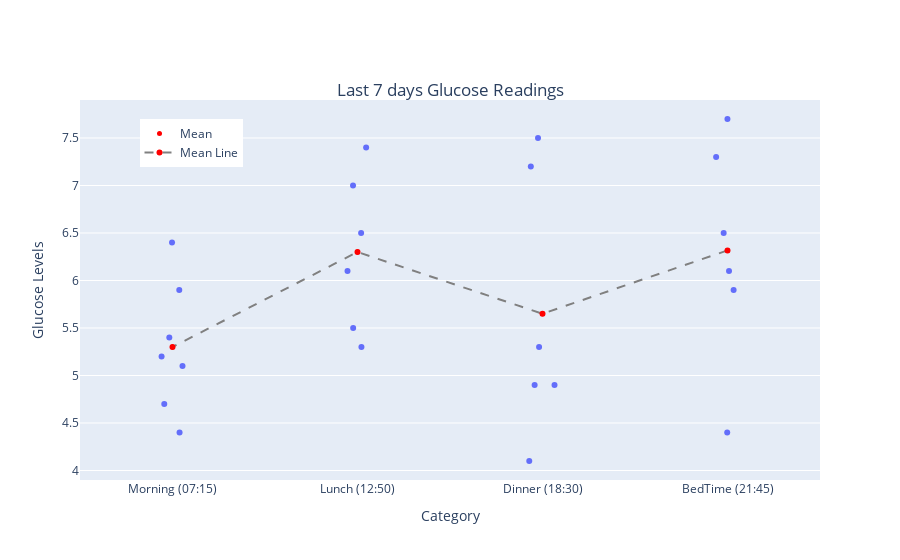

Notebook code for this chart:
### Code cell
# Calculate mean for each category
means = glucose_df_last_week_long.groupby('Category')['Value'].mean().reset_index()

# Create the strip plot
fig = px.strip(glucose_df_last_week_long, x='Category', y='Value',
               title='Last 7 days Glucose Readings')

# Add mean points as red dots
fig.add_trace(go.Scatter(
    x=means['Category'],
    y=means['Value'],
    mode='markers',
    marker=dict(color='red', size=5),
    name='Mean'
))

# Add line connecting mean points
fig.add_trace(go.Scatter(
    x=means['Category'],
    y=means['Value'],
    mode='lines+markers',
    marker=dict(color='red'),
    line=dict(color='grey', dash='dash'),
    name='Mean Line'
))

fig.update_layout(
    title = {'y':0.85,
             'x':0.5,
             'xanchor': 'center',
             'yanchor': 'top'})

# Update layout to change minimum value on y-axis
fig.update_layout(
    yaxis=dict(title='Glucose Levels')  # Set minimum y-axis value to 50
)

# Update layout to move legend position on x-axis
fig.update_layout(
    legend=dict(
        x=0.15,  # Position the legend horizontally at 50% of the plot width
        y=0.95,
        xanchor='center',  # Center alignment of the legend
        yanchor='top'  # Align legend to the top of the plot
    )
)

# Show the plot
fig.show()

### Figure 1 — Plotly figure (JSON) as saved in the notebook; plotly's stock layout.template omitted (floating-point values rounded to 4 significant figures)
{"data": [{"alignmentgroup": "True", "boxpoints": "all", "fillcolor": "rgba(255,255,255,0)", "hoveron": "points", "hovertemplate": "Category=%{x}<br>Value=%{y}<extra></extra>", "legendgroup": "", "line": {"color": "rgba(255,255,255,0)"}, "marker": {"color": "#636efa"}, "name": "", "offsetgroup": "", "orientation": "v", "pointpos": 0, "showlegend": false, "type": "box", "x": ["Morning (07:15)", "Morning (07:15)", "Morning (07:15)", "Morning (07:15)", "Morning (07:15)", "Morning (07:15)", "Morning (07:15)", "Lunch (12:50)", "Lunch (12:50)", "Lunch (12:50)", "Lunch (12:50)", "Lunch (12:50)", "Lunch (12:50)", "Lunch (12:50)", "Dinner (18:30)", "Dinner (18:30)", "Dinner (18:30)", "Dinner (18:30)", "Dinner (18:30)", "Dinner (18:30)", "Dinner (18:30)", "BedTime (21:45)", "BedTime (21:45)", "BedTime (21:45)", "BedTime (21:45)", "BedTime (21:45)", "BedTime (21:45)", "BedTime (21:45)"], "x0": " ", "xaxis": "x", "y": [5.9, 5.2, 6.4, 5.4, 4.4, 5.1, 4.7, 6.5, 7.4, 5.5, 7, 6.1, 5.3, null, 7.5, 5.3, 4.9, 4.1, 7.2, 4.9, null, 5.9, 7.3, 4.4, 6.1, 7.7, 6.5, null], "y0": " ", "yaxis": "y"}, {"marker": {"color": "red", "size": 5}, "mode": "markers", "name": "Mean", "type": "scatter", "x": ["BedTime (21:45)", "Dinner (18:30)", "Lunch (12:50)", "Morning (07:15)"], "y": [6.317, 5.65, 6.3, 5.3]}, {"line": {"color": "grey", "dash": "dash"}, "marker": {"color": "red"}, "mode": "lines+markers", "name": "Mean Line", "type": "scatter", "x": ["BedTime (21:45)", "Dinner (18:30)", "Lunch (12:50)", "Morning (07:15)"], "y": [6.317, 5.65, 6.3, 5.3]}], "layout": {"boxmode": "group", "legend": {"tracegroupgap": 0, "x": 0.15, "xanchor": "center", "y": 0.95, "yanchor": "top"}, "title": {"text": "Last 7 days Glucose Readings", "x": 0.5, "xanchor": "center", "y": 0.85, "yanchor": "top"}, "xaxis": {"anchor": "y", "domain": [0, 1], "title": {"text": "Category"}}, "yaxis": {"anchor": "x", "domain": [0, 1], "title": {"text": "Glucose Levels"}}}}
